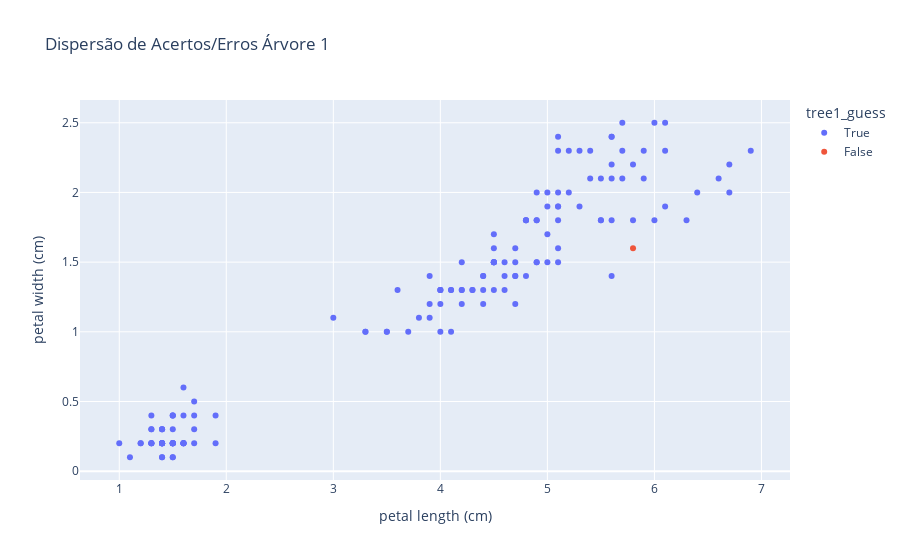

Here is the notebook cell this chart was saved with:
### Markdown cell above
### Dispersão dos erros.
Pontos em vermelho são os ítens que forma classificados errado.

### Code cell
# dados1.to_csv('dadosproj.csv')
fig_scatter_result = px.scatter(dados, x="petal length (cm)", y="petal width (cm)",
                                color="tree1_guess", title="Dispersão de Acertos/Erros Árvore 1")
fig_scatter_result.show()

### Figure 1 — Plotly figure (JSON) as saved in the notebook; plotly's stock layout.template omitted (floating-point values rounded to 4 significant figures; data arrays with more than 128 entries replaced by an {"elided": "..."} marker saying what was removed)
{"data": [{"hovertemplate": "tree1_guess=True<br>petal length (cm)=%{x}<br>petal width (cm)=%{y}<extra></extra>", "legendgroup": "True", "marker": {"color": "#636efa", "symbol": "circle"}, "mode": "markers", "name": "True", "orientation": "v", "showlegend": true, "type": "scatter", "x": {"elided": "149 float values"}, "xaxis": "x", "y": {"elided": "149 float values"}, "yaxis": "y"}, {"hovertemplate": "tree1_guess=False<br>petal length (cm)=%{x}<br>petal width (cm)=%{y}<extra></extra>", "legendgroup": "False", "marker": {"color": "#EF553B", "symbol": "circle"}, "mode": "markers", "name": "False", "orientation": "v", "showlegend": true, "type": "scatter", "x": [5.8], "xaxis": "x", "y": [1.6], "yaxis": "y"}], "layout": {"legend": {"title": {"text": "tree1_guess"}, "tracegroupgap": 0}, "title": {"text": "Dispersão de Acertos/Erros Árvore 1"}, "xaxis": {"anchor": "y", "domain": [0, 1], "title": {"text": "petal length (cm)"}}, "yaxis": {"anchor": "x", "domain": [0, 1], "title": {"text": "petal width (cm)"}}}}
